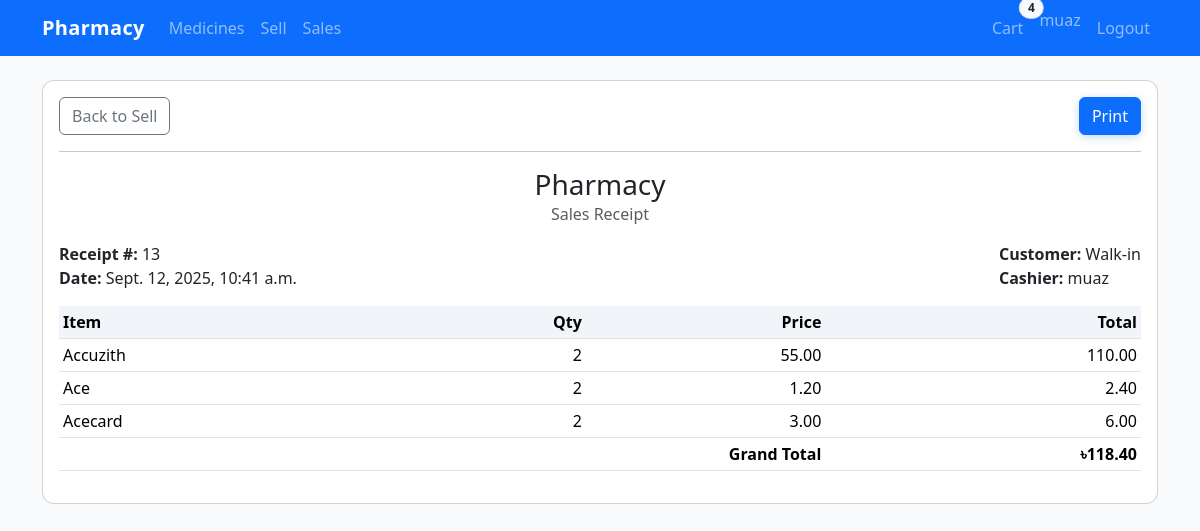
Screenshot of /receipt/13/ (signed in) with the database file from the repository.
### inventory/models.py (models this page shows, shortened)
class Sale(models.Model):
    created_by = models.ForeignKey(get_user_model(), on_delete=models.PROTECT)
    created_at = models.DateTimeField(default=timezone.now)
    customer_name = models.CharField(max_length=255, blank=True)
    total_amount = models.DecimalField(max_digits=12, decimal_places=2, default=0)

class SaleItem(models.Model):
    sale = models.ForeignKey(Sale, related_name='items', on_delete=models.CASCADE)
    medicine = models.ForeignKey(Medicine, on_delete=models.PROTECT)
    quantity = models.PositiveIntegerField()
    unit_price = models.DecimalField(max_digits=10, decimal_places=2)
    line_total = models.DecimalField(max_digits=12, decimal_places=2)

class Medicine(models.Model):
    name = models.CharField(max_length=255, unique=True)
    sku = models.CharField(max_length=64, blank=True, null=True)
    category = models.CharField(max_length=100, blank=True)
    generic_name = models.CharField(max_length=255, blank=True)
    weight = models.CharField(max_length=100, blank=True, help_text="e.g., 10 mg/ml")
    indications = models.TextField(blank=True)
    image = models.ImageField(upload_to='medicine_images/', blank=True, null=True)
    manufacturer = models.CharField(max_length=255, blank=True)
    batch_number = models.CharField(max_length=100, blank=True)
    expiry_date = models.DateField(null=True, blank=True)
    quantity_in_stock = models.PositiveIntegerField(default=0)
    unit_price = models.DecimalField(max_digits=10, decimal_places=2)
    created_at = models.DateTimeField(auto_now_add=True)
    updated_at = models.DateTimeField(auto_now=True)
    class Meta:
        ordering = ['name']

### inventory/views.py (the view)
# urls.py: path('receipt/<int:pk>/', views.receipt_view, name='receipt'),
@login_required
@user_passes_test(staff_required)
def receipt_view(request: HttpRequest, pk: int) -> HttpResponse:
    sale = get_object_or_404(Sale.objects.select_related('created_by').prefetch_related('items__medicine'), pk=pk)
    return render(request, 'inventory/receipt.html', {"sale": sale})

### inventory/context_processors.py (called while the page is built)
def cart_info(request) -> Dict[str, Any]:
    if request.user.is_authenticated:
        items = CartItem.objects.filter(user=request.user).select_related('medicine')
        cart_map = {str(ci.medicine_id): ci.quantity for ci in items}
        count = sum(ci.quantity for ci in items)
    else:
        cart_map = {}
        count = 0
    return {
        'cart_count': count,
        'session_cart': cart_map,
    }

### inventory/templatetags/currency.py (called while the page is built)
@register.filter
def money(value, symbol="৳"):
    try:
        return f"{symbol}{float(value):,.2f}"
    except Exception:
        return f"{symbol}0.00"

### inventory/views.py (called while the page is built)
def staff_required(user):
    return user.is_authenticated and user.is_staff

### inventory/templates/inventory/receipt.html (shortened to what this page needs)
{% extends 'base.html' %}
{% load currency %}
{% block content %}
<div class="card">
  <div class="card-body">
    <div class="d-flex justify-content-between no-print">
      <a class="btn btn-outline-secondary" href="{% url 'sell' %}">Back to Sell</a>
      <button class="btn btn-primary" onclick="window.print()">Print</button>
    </div>
    <hr class="no-print"/>
    <div class="text-center">
      <h3 class="mb-0">Pharmacy</h3>
      <div class="text-muted">Sales Receipt</div>
    </div>
    <div class="d-flex justify-content-between mt-3">
      <div>
        <div><strong>Receipt #:</strong> {{ sale.id }}</div>
        <div><strong>Date:</strong> {{ sale.created_at }}</div>
      </div>
      <div>
        <div><strong>Customer:</strong> {{ sale.customer_name|default:'Walk-in' }}</div>
        <div><strong>Cashier:</strong> {{ sale.created_by.username }}</div>
      </div>
    </div>
    <div class="table-responsive mt-3">
      <table class="table table-sm">
        <thead>
          <tr>
            <th>Item</th>
            <th class="text-end">Qty</th>
            <th class="text-end">Price</th>
            <th class="text-end">Total</th>
          </tr>
        </thead>
        <tbody>
          {% for it in sale.items.all %}
          <tr>
            <td>{{ it.medicine.name }}</td>
            <td class="text-end">{{ it.quantity }}</td>
            <td class="text-end">{{ it.unit_price }}</td>
            <td class="text-end">{{ it.line_total }}</td>
          </tr>
          {% endfor %}
        </tbody>
        <tfoot>
          <tr>
            <th colspan="3" class="text-end">Grand Total</th>
            <th class="text-end">{{ sale.total_amount|money }}</th>
          </tr>
        </tfoot>
      </table>
    </div>
  </div>
  </div>
{% endblock %}

### templates/base.html (shortened to what this page needs)
{% load static %}
<!doctype html>
<html lang="en">
  <head>
    <link href="https://cdn.jsdelivr.net/npm/bootstrap@5.3.3/dist/css/bootstrap.min.css" rel="stylesheet">
  </head>
  <body>
    <nav class="navbar navbar-expand-lg navbar-dark bg-primary">
      <div class="container">
        <a class="navbar-brand" href="{% url 'medicine_list' %}">Pharmacy</a>
        <div class="collapse navbar-collapse" id="nav">
          <ul class="navbar-nav me-auto mb-2 mb-lg-0">
            <li class="nav-item"><a class="nav-link" href="{% url 'medicine_list' %}">Medicines</a></li>
            <li class="nav-item"><a class="nav-link" href="{% url 'sell' %}">Sell</a></li>
            <li class="nav-item"><a class="nav-link" href="{% url 'sales_history' %}">Sales</a></li>
          </ul>
          <ul class="navbar-nav">
            {% if request.user.is_authenticated %}
              <li class="nav-item me-2">
                <a class="nav-link position-relative" href="{% url 'cart' %}">
                  Cart
                  <span class="position-absolute top-0 start-100 translate-middle badge rounded-pill bg-light text-dark border" style="font-weight:600;">
                    {{ cart_count|default:0 }}
                  </span>
                </a>
              </li>
              <li class="nav-item"><span class="navbar-text me-2">{{ request.user.username }}</span></li>
              <li class="nav-item">
                <form method="post" action="{% url 'logout' %}" class="d-inline">
                  <button type="submit" class="nav-link border-0 bg-transparent">Logout</button>
                </form>
              </li>
            {% else %}
              <li class="nav-item"><a class="nav-link" href="{% url 'login' %}">Login</a></li>
            {% endif %}
          </ul>
        </div>
      </div>
    </nav>
    <main class="py-4">
      <div class="container">
        {% block content %}{% endblock %}
      </div>
    </main>
  </body>
  </html>

### templates/base.html (style rules this page uses)
body { background-color: #f8fafc; }
.navbar-brand { font-weight: 700; letter-spacing: .3px; }
.card { border-radius: .75rem; }
.table thead th { background: #f1f5f9; }
:root { --ph-primary:#0d6efd; --ph-muted:#64748b; }
.card { transition: box-shadow .2s ease, transform .12s ease; }
.btn { transition: transform .08s ease, box-shadow .15s ease; }
.btn-primary { box-shadow: 0 2px 8px rgba(13,110,253,.25); }
.badge { font-weight: 600; }
.nav-link { position: relative; }
.nav-link::after { content:""; position:absolute; left:.75rem; right:.75rem; bottom:.35rem; height:2px; background:transparent; transition:background .2s ease; }

### rows the page displays
Sale: id "13", created_at "Sept. 12, 2025, 10:41 a.m.", customer_name "Walk-in", created_by.username "muaz", total_amount "৳118.40"
SaleItem: medicine.name "Accuzith", quantity "2", unit_price "55.00", line_total "110.00"
SaleItem: medicine.name "Ace", quantity "2", unit_price "1.20", line_total "2.40"
SaleItem: medicine.name "Acecard", quantity "2", unit_price "3.00", line_total "6.00"

### other values shown
{{ cart_count|default:0 }} "4"
{{ request.user.username }} "muaz"
